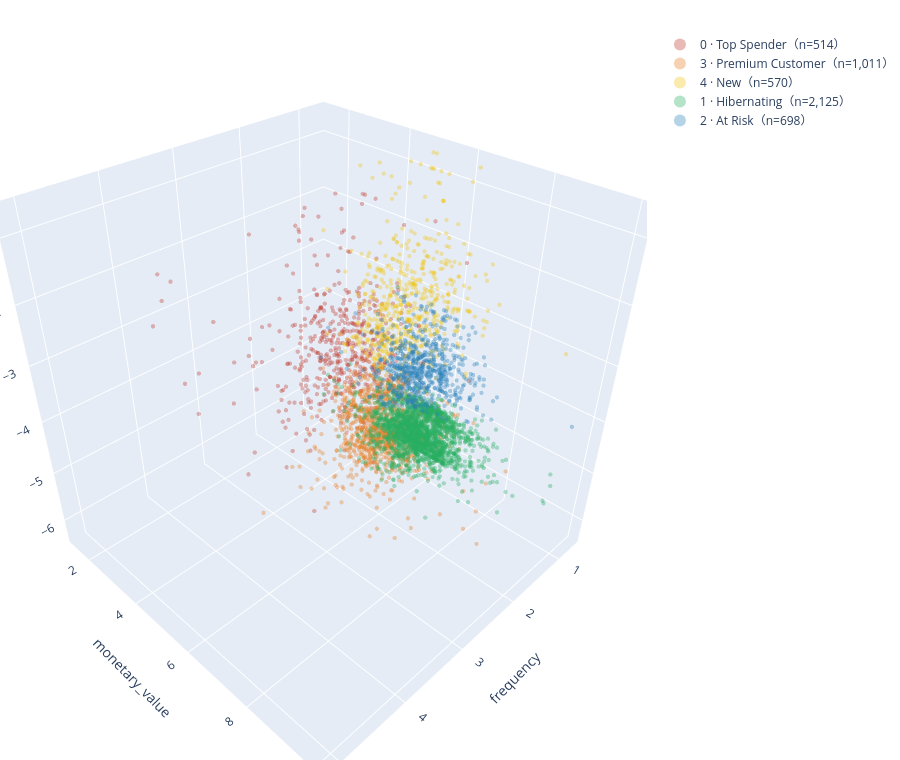

Notebook cell for this chart:
### Markdown cell above
# 聚类3D可视化

### Code cell
import numpy as np
import plotly.graph_objects as go

PAL = ["#C0392B", "#E67E22", "#F1C40F", "#27AE60", "#2980B9"]
color = {c: PAL[i % len(PAL)] for i, c in enumerate(order)}
def hover(r):
    return (f"客户 {r['customer_id']}<br>"
            f"Frequency: {r['frequency']:,.0f} 单<br>"
            f"Monetary: {r['monetary_value']:,.0f}<br>"
            f"Recency: {r['recency']:,.0f} 天<br>"
            )

fig = go.Figure()
for c in order:
    g = df_merge[df_merge["Cluster"] == c]
    fig.add_trace(go.Scatter3d(
        x=np.log1p(g["frequency"]),
        y=np.log1p(g["monetary_value"]),
        z=-np.log1p(g["recency"]),          # recency = 距今天数，取负号后越大越近
        mode="markers",
        name=f"{c} · {label_map[c]}（n={len(g):,}）",
        marker=dict(size=2.5, color=color[c], opacity=0.35),
        customdata=np.stack([g["frequency"], g["monetary_value"],
                             g["recency"], g["clv"]], -1),
        hovertemplate=g.apply(hover, axis=1), 
    ))

fig.update_layout(
    height=760, margin=dict(l=0, r=0, t=30, b=0),
    legend=dict(itemsizing="constant"),
    scene=dict(xaxis_title="frequency",
               yaxis_title="monetary_value",
               zaxis_title="−recency",
               aspectmode="cube"),
)
fig.show()

### Figure 1 — Plotly figure (JSON) as saved in the notebook; plotly's stock layout.template omitted (floating-point values rounded to 4 significant figures; data arrays with more than 128 entries replaced by an {"elided": "..."} marker saying what was removed)
{"data": [{"customdata": {"elided": "514x4 float values"}, "hovertemplate": {"elided": "514 str values"}, "marker": {"color": "#C0392B", "opacity": 0.35, "size": 2.5}, "mode": "markers", "name": "0 · Top Spender（n=514）", "type": "scatter3d", "x": {"elided": "514 float values"}, "y": {"elided": "514 float values"}, "z": {"elided": "514 float values"}}, {"customdata": {"elided": "1011x4 float values"}, "hovertemplate": {"elided": "1011 str values"}, "marker": {"color": "#E67E22", "opacity": 0.35, "size": 2.5}, "mode": "markers", "name": "3 · Premium Customer（n=1,011）", "type": "scatter3d", "x": {"elided": "1011 float values"}, "y": {"elided": "1011 float values"}, "z": {"elided": "1011 float values"}}, {"customdata": {"elided": "570x4 float values"}, "hovertemplate": {"elided": "570 str values"}, "marker": {"color": "#F1C40F", "opacity": 0.35, "size": 2.5}, "mode": "markers", "name": "4 · New（n=570）", "type": "scatter3d", "x": {"elided": "570 float values"}, "y": {"elided": "570 float values"}, "z": {"elided": "570 float values"}}, {"customdata": {"elided": "2125x4 float values"}, "hovertemplate": {"elided": "2125 str values"}, "marker": {"color": "#27AE60", "opacity": 0.35, "size": 2.5}, "mode": "markers", "name": "1 · Hibernating（n=2,125）", "type": "scatter3d", "x": {"elided": "2125 float values"}, "y": {"elided": "2125 float values"}, "z": {"elided": "2125 float values"}}, {"customdata": {"elided": "698x4 float values"}, "hovertemplate": {"elided": "698 str values"}, "marker": {"color": "#2980B9", "opacity": 0.35, "size": 2.5}, "mode": "markers", "name": "2 · At Risk（n=698）", "type": "scatter3d", "x": {"elided": "698 float values"}, "y": {"elided": "698 float values"}, "z": {"elided": "698 float values"}}], "layout": {"height": 760, "legend": {"itemsizing": "constant"}, "margin": {"b": 0, "l": 0, "r": 0, "t": 30}, "scene": {"aspectmode": "cube", "xaxis": {"title": {"text": "frequency"}}, "yaxis": {"title": {"text": "monetary_value"}}, "zaxis": {"title": {"text": "−recency"}}}}}
